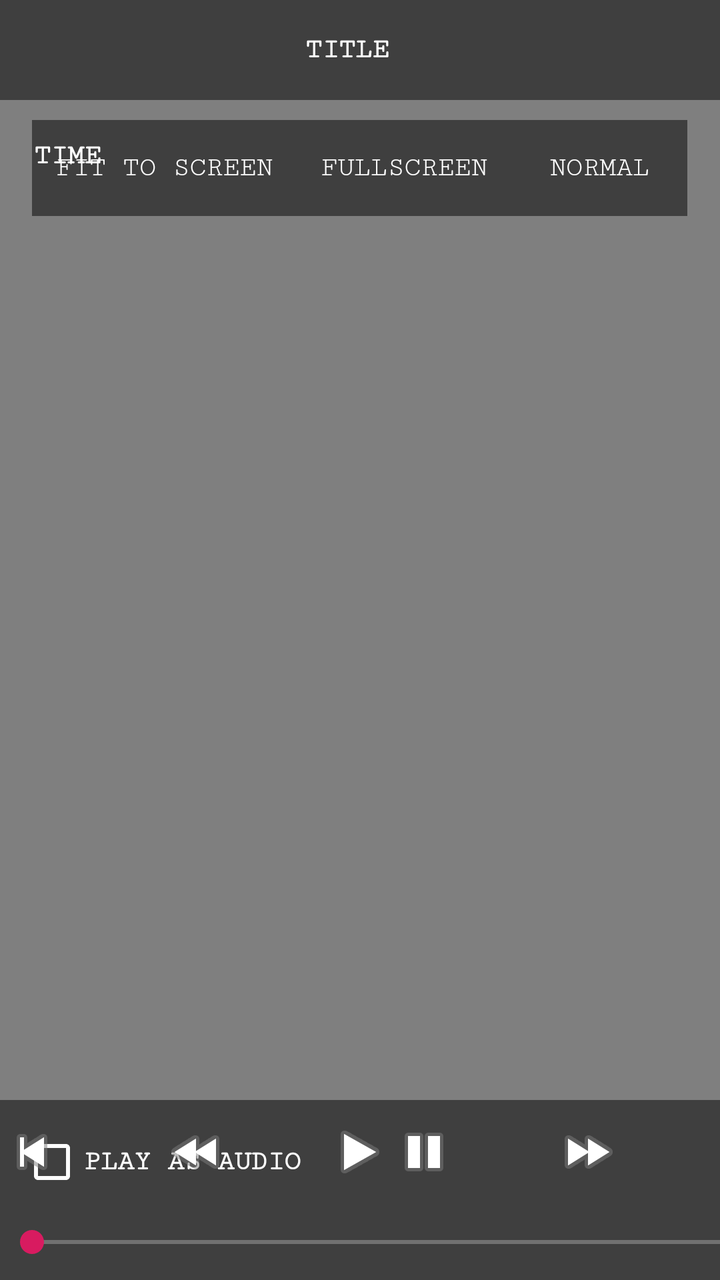
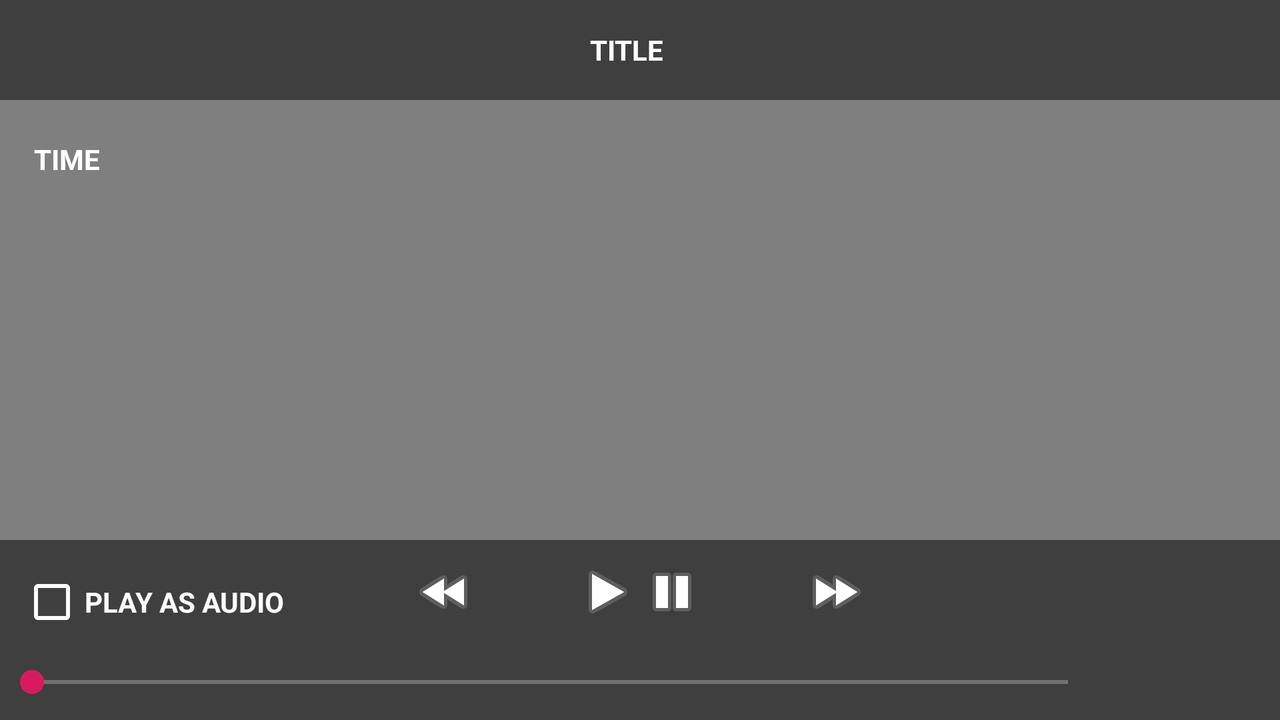

First picture: res/layout/ on a phone held upright. Second picture: the repository's own variant of that layout, on a device whose configuration matches the variant's folder. Source for both follows.
<!-- AndroidManifest.xml: application theme AppTheme -->
<!-- res/layout/videoplayer.xml -->
<?xml version="1.0" encoding="utf-8"?>
<RelativeLayout xmlns:android="http://schemas.android.com/apk/res/android"
    xmlns:app="http://schemas.android.com/apk/res-auto"
    xmlns:tools="http://schemas.android.com/tools"
    android:id="@+id/fitWindowsLinearLayout"
    android:layout_width="fill_parent"
    android:layout_height="fill_parent"
    android:background="#000000"
    android:gravity="center"
    tools:context="com.siddhant.videoplayer.VideoPlayer"
    android:orientation="horizontal">

    <FrameLayout

        android:id="@+id/frame"
        android:layout_width="match_parent"
        android:layout_height="match_parent"
        android:layout_alignParentStart="true"
        android:layout_alignParentTop="true"
        android:layout_marginStart="0dp"
        android:layout_marginTop="0dp"
        tools:ignore="UselessParent">

        <VideoView
            android:id="@+id/videoView"
            android:layout_width="match_parent"
            android:layout_height="match_parent"
            android:layout_gravity="center" />

        <LinearLayout
            android:id="@+id/top"
            android:layout_width="match_parent"
            android:layout_height="50dp"
            android:layout_gravity="center_horizontal"
            android:background="#80000000"
            android:orientation="horizontal"
            android:paddingEnd="50dp"
            android:visibility="visible"
            tools:ignore="RtlSymmetry">

            <ImageButton
                android:id="@+id/btn_back"
                android:layout_width="wrap_content"
                android:layout_height="wrap_content"
                android:layout_gravity="top"
                android:layout_marginStart="0dp"
                android:background="@null"
                android:contentDescription="@string/back"
                android:onClick="onBack"
                android:padding="15dp"
                android:src="@drawable/hplib_ic_back" />


            <TextView
                android:id="@+id/titleview"
                android:layout_width="0dp"
                android:layout_height="match_parent"
                android:layout_gravity="center"
                android:layout_marginStart="7dp"
                android:layout_weight="1"
                android:fontFamily="serif-monospace"
                android:gravity="center"
                android:text="@string/video_title"
                android:textAlignment="center"
                android:textAllCaps="true"
                android:textAppearance="?android:attr/textAppearanceMedium"
                android:textColor="#FFFFFF"
                android:textSize="14sp"
                android:textStyle="bold" />

        </LinearLayout>

        <LinearLayout
            android:id="@+id/size_layout"
            android:layout_width="wrap_content"
            android:layout_height="wrap_content"
            android:layout_gravity="center_horizontal"
            android:layout_marginTop="60dp"
            android:background="#80000000"
            android:orientation="horizontal"
            android:visibility="visible">

            <Button
                android:id="@+id/layout_fill_screen"
                style="@android:style/Widget.DeviceDefault.Button.Borderless"
                android:layout_width="match_parent"
                android:layout_height="wrap_content"
                android:fontFamily="serif-monospace"
                android:onClick="FitToScreen"
                android:text="@string/fit_to_screen"
                android:textAlignment="center"
                android:textColor="#FFF" />

            <Button
                android:id="@+id/layout_size"
                style="@android:style/Widget.DeviceDefault.Button.Borderless"
                android:layout_width="match_parent"
                android:layout_height="wrap_content"
                android:fontFamily="serif-monospace"
                android:onClick="Fullscreen"
                android:text="@string/fullscreen"
                android:textAlignment="center"
                android:textColor="#FFF" />

            <Button
                android:id="@+id/layout_resize"
                style="@android:style/Widget.DeviceDefault.Button.Borderless"
                android:layout_width="match_parent"
                android:layout_height="wrap_content"
                android:fontFamily="serif-monospace"
                android:onClick="Normal"
                android:text="@string/normal"
                android:textAlignment="center"
                android:textColor="#FFF" />
        </LinearLayout>

        <RelativeLayout
            android:layout_width="wrap_content"
            android:layout_height="wrap_content"
            android:layout_marginStart="10dp"
            android:layout_marginTop="50dp">

            <TextView
                android:id="@+id/time"
                android:layout_width="wrap_content"
                android:layout_height="wrap_content"
                android:layout_marginStart="7dp"
                android:layout_marginTop="20dp"
                android:fontFamily="serif-monospace"
                android:text="@string/time"
                android:textAlignment="center"
                android:textColor="#FFFFFF"
                android:textSize="14sp"
                android:textStyle="bold"
                android:visibility="visible" />
        </RelativeLayout>


        <RelativeLayout
            android:id="@+id/mediaControls"
            android:layout_width="match_parent"
            android:layout_height="90dp"
            android:layout_gravity="bottom"
            android:background="#80000000">

            <CheckBox
                android:id="@+id/checkbox"
                android:layout_width="wrap_content"
                android:layout_height="wrap_content"
                android:layout_marginStart="10dp"
                android:layout_marginTop="15dp"
                android:buttonTint="@color/secondary_text_material_dark"
                android:fontFamily="serif-monospace"
                android:text="@string/play_as_audio"
                android:textAlignment="center"
                android:textColor="@color/secondary_text_material_dark"
                android:textStyle="bold" />

            <LinearLayout
                android:id="@+id/center"
                android:layout_width="wrap_content"
                android:layout_height="wrap_content"
                android:layout_alignParentTop="true"
                android:layout_centerHorizontal="true"
                android:layout_gravity="center_horizontal"
                android:layout_marginTop="10dp"
                android:background="@android:color/transparent"
                android:orientation="horizontal"
                android:paddingEnd="0dp"
                android:visibility="visible"
                tools:ignore="RtlSymmetry">


                <ImageButton
                    android:id="@+id/previous"
                    android:layout_width="wrap_content"
                    android:layout_height="wrap_content"
                    android:background="@android:color/transparent"
                    android:contentDescription="@string/previous_button"
                    app:srcCompat="@android:drawable/ic_media_previous" />

                <ImageButton
                    android:id="@+id/rewind"
                    android:layout_width="wrap_content"
                    android:layout_height="wrap_content"
                    android:layout_marginStart="50dp"
                    android:background="@android:color/transparent"
                    android:contentDescription="@string/rewind_button"
                    app:srcCompat="@android:drawable/ic_media_rew" />


                <LinearLayout
                    android:layout_width="wrap_content"
                    android:layout_height="wrap_content"
                    android:layout_marginStart="50dp">

                    <ImageButton
                        android:id="@+id/play"
                        android:layout_width="wrap_content"
                        android:layout_height="wrap_content"
                        android:layout_gravity="center"
                        android:background="@android:color/transparent"
                        android:contentDescription="@string/play_button"
                        app:srcCompat="@android:drawable/ic_media_play" />


                    <ImageButton
                        android:id="@+id/pause"
                        android:layout_width="wrap_content"
                        android:layout_height="wrap_content"
                        android:layout_gravity="center"
                        android:layout_marginStart="0dp"
                        android:background="@android:color/transparent"
                        android:contentDescription="@string/pause_button"
                        app:srcCompat="@android:drawable/ic_media_pause" />

                </LinearLayout>


                <ImageButton
                    android:id="@+id/forward"
                    android:layout_width="wrap_content"
                    android:layout_height="wrap_content"
                    android:layout_marginStart="50dp"
                    android:background="@android:color/transparent"
                    android:contentDescription="@string/forward_button"
                    app:srcCompat="@android:drawable/ic_media_ff" />


                <ImageButton
                    android:id="@+id/next"
                    android:layout_width="wrap_content"
                    android:layout_height="wrap_content"
                    android:layout_marginStart="50dp"
                    android:background="@android:color/transparent"
                    android:contentDescription="@string/next_button"
                    app:srcCompat="@android:drawable/ic_media_next" />
            </LinearLayout>



            <LinearLayout
                android:id="@+id/bottom"
                android:layout_width="match_parent"
                android:layout_height="wrap_content"
                android:layout_alignParentStart="true"
                android:layout_alignParentBottom="true"
                android:layout_gravity="bottom"
                android:layout_marginStart="0dp"
                android:background="@android:color/transparent"
                android:orientation="horizontal"
                android:visibility="visible"
                tools:ignore="RtlSymmetry">

                <SeekBar
                    android:id="@+id/seekBar"
                    android:layout_width="550dp"
                    android:layout_height="wrap_content"
                    android:layout_gravity="bottom"
                    android:paddingBottom="10dp"
                    android:progressBackgroundTint="#ffffff" />

                <TextView
                    android:id="@+id/videoTime"
                    android:layout_width="match_parent"
                    android:layout_height="match_parent"
                    android:fontFamily="serif-monospace"
                    android:textAlignment="center"
                    android:textColor="@color/secondary_text_material_dark"
                    android:textSize="14sp"
                    android:textStyle="bold" />


            </LinearLayout>

        </RelativeLayout>

    </FrameLayout>

</RelativeLayout>
<!-- resources referenced by this layout -->
<resources>
  <color name="secondary_text_material_dark">#FCFCFC</color>
  <string name="back">back</string>
  <string name="fit_to_screen">FIT TO SCREEN</string>
  <string name="forward_button">forward</string>
  <string name="fullscreen">FULLSCREEN</string>
  <string name="next_button">NEXT</string>
  <string name="normal">NORMAL</string>
  <string name="pause_button">pause</string>
  <string name="play_as_audio">PLAY AS AUDIO</string>
  <string name="play_button">play</string>
  <string name="previous_button">PREVIOUS</string>
  <string name="rewind_button">rewind</string>
  <string name="time">TIME</string>
  <string name="video_title">title</string>
  <style name="AppTheme" parent="Theme.AppCompat.Light.NoActionBar">
          
          <item name="colorPrimary">@color/colorPrimary</item>
          <item name="colorPrimaryDark">#FFFFFF</item>
          <item name="colorAccent">@color/colorAccent</item>
      </style>
  <color name="colorPrimary">#2196F3</color>
  <color name="colorAccent">#D81B60</color>
</resources>
<!-- res/layout-land/videoplayer.xml (the author's variant of the layout above) -->
<!-- drawn on the phone turned sideways -->
<?xml version="1.0" encoding="utf-8"?>
<RelativeLayout xmlns:android="http://schemas.android.com/apk/res/android"
    xmlns:app="http://schemas.android.com/apk/res-auto"
    xmlns:tools="http://schemas.android.com/tools"
    android:id="@+id/fitWindowsLinearLayout"
    android:layout_width="fill_parent"
    android:layout_height="fill_parent"
    android:background="#000000"
    android:gravity="center"
    tools:context=".Activities.VideoPlayer"
    android:orientation="horizontal">

    <FrameLayout

        android:id="@+id/frame"
        android:layout_width="match_parent"
        android:layout_height="match_parent"
        android:layout_alignParentStart="true"
        android:layout_alignParentTop="true"
        android:layout_marginStart="0dp"
        android:layout_marginTop="0dp"
        tools:ignore="UselessParent">

        <VideoView
            android:id="@+id/videoView"
            android:layout_width="match_parent"
            android:layout_height="match_parent"
            android:layout_gravity="center" />

        <LinearLayout
            android:id="@+id/top"
            android:layout_width="match_parent"
            android:layout_height="50dp"
            android:layout_gravity="center_horizontal"
            android:background="#80000000"
            android:orientation="horizontal"
            android:paddingEnd="50dp"
            android:visibility="visible"
            tools:ignore="RtlSymmetry">

            <ImageButton
                android:id="@+id/btn_back"
                android:layout_width="wrap_content"
                android:layout_height="wrap_content"
                android:layout_gravity="top"
                android:layout_marginStart="0dp"
                android:background="@null"
                android:contentDescription="@string/back"
                android:onClick="onBack"
                android:padding="15dp"
                android:src="@drawable/hplib_ic_back" />


            <TextView
                android:id="@+id/titleview"
                android:layout_width="0dp"
                android:layout_height="match_parent"
                android:layout_gravity="center"
                android:layout_marginStart="7dp"
                android:layout_weight="1"
                android:fontFamily="sans-serif"
                android:gravity="center"
                android:text="@string/video_title"
                android:textAlignment="center"
                android:textAllCaps="true"
                android:textAppearance="?android:attr/textAppearanceMedium"
                android:textColor="#FFFFFF"
                android:textSize="14sp"
                android:textStyle="bold" />

        </LinearLayout>

        <LinearLayout
            android:id="@+id/size_layout"
            android:layout_width="wrap_content"
            android:layout_height="wrap_content"
            android:layout_gravity="center_horizontal"
            android:layout_marginTop="60dp"
            android:background="#80000000"
            android:orientation="horizontal"
            android:visibility="visible"/>

        <RelativeLayout
            android:layout_width="wrap_content"
            android:layout_height="wrap_content"
            android:layout_marginStart="10dp"
            android:layout_marginTop="50dp">

            <TextView
                android:id="@+id/time"
                android:layout_width="wrap_content"
                android:layout_height="wrap_content"
                android:layout_marginStart="7dp"
                android:layout_marginTop="20dp"
                android:fontFamily="sans-serif"
                android:text="@string/time"
                android:textAlignment="center"
                android:textColor="#FFFFFF"
                android:textSize="14sp"
                android:textStyle="bold"
                android:visibility="visible" />
        </RelativeLayout>


        <RelativeLayout
            android:id="@+id/mediaControls"
            android:layout_width="match_parent"
            android:layout_height="90dp"
            android:layout_gravity="bottom"
            android:background="#80000000">

            <CheckBox
                android:id="@+id/checkbox"
                android:layout_width="wrap_content"
                android:layout_height="wrap_content"
                android:layout_marginStart="10dp"
                android:layout_marginTop="15dp"
                android:buttonTint="@color/secondary_text_material_dark"
                android:fontFamily="sans-serif"
                android:text="@string/play_as_audio"
                android:textAlignment="center"
                android:textColor="@color/secondary_text_material_dark"
                android:textStyle="bold" />

            <LinearLayout
                android:id="@+id/center"
                android:layout_width="wrap_content"
                android:layout_height="wrap_content"
                android:layout_alignParentTop="true"
                android:layout_centerHorizontal="true"
                android:layout_gravity="center_horizontal"
                android:layout_marginTop="10dp"
                android:background="@android:color/transparent"
                android:orientation="horizontal"
                android:paddingEnd="0dp"
                android:layout_marginLeft="100dp"
                android:layout_marginRight="100dp"
                android:visibility="visible"
                tools:ignore="RtlSymmetry">


                <ImageButton
                    android:id="@+id/rewind"
                    android:layout_width="wrap_content"
                    android:layout_height="wrap_content"
                    android:background="@android:color/transparent"
                    android:contentDescription="@string/rewind_button"
                    app:srcCompat="@android:drawable/ic_media_rew" />


                <LinearLayout
                    android:layout_width="wrap_content"
                    android:layout_height="wrap_content"
                    android:layout_marginStart="50dp">

                    <ImageButton
                        android:id="@+id/play"
                        android:layout_width="wrap_content"
                        android:layout_height="wrap_content"
                        android:layout_gravity="center"
                        android:background="@android:color/transparent"
                        android:contentDescription="@string/play_button"
                        app:srcCompat="@android:drawable/ic_media_play" />


                    <ImageButton
                        android:id="@+id/pause"
                        android:layout_width="wrap_content"
                        android:layout_height="wrap_content"
                        android:layout_gravity="center"
                        android:layout_marginStart="0dp"
                        android:background="@android:color/transparent"
                        android:contentDescription="@string/pause_button"
                        app:srcCompat="@android:drawable/ic_media_pause" />

                </LinearLayout>


                <ImageButton
                    android:id="@+id/forward"
                    android:layout_width="wrap_content"
                    android:layout_height="wrap_content"
                    android:layout_marginStart="50dp"
                    android:background="@android:color/transparent"
                    android:contentDescription="@string/forward_button"
                    app:srcCompat="@android:drawable/ic_media_ff" />


            </LinearLayout>



            <LinearLayout
                android:id="@+id/bottom"
                android:layout_width="match_parent"
                android:layout_height="wrap_content"
                android:layout_alignParentStart="true"
                android:layout_alignParentBottom="true"
                android:layout_gravity="bottom"
                android:layout_marginStart="0dp"
                android:background="@android:color/transparent"
                android:orientation="horizontal"
                android:visibility="visible"
                tools:ignore="RtlSymmetry">

                <SeekBar
                    android:id="@+id/seekBar"
                    android:layout_width="550dp"
                    android:layout_height="wrap_content"
                    android:layout_gravity="bottom"
                    android:paddingBottom="10dp"
                    android:progressBackgroundTint="#ffffff" />

                <TextView
                    android:id="@+id/videoTime"
                    android:layout_width="match_parent"
                    android:layout_height="match_parent"
                    android:fontFamily="sans-serif"
                    android:textAlignment="center"
                    android:textColor="@color/secondary_text_material_dark"
                    android:textSize="14sp"
                    android:textStyle="bold" />


            </LinearLayout>

        </RelativeLayout>

    </FrameLayout>

</RelativeLayout>
<!-- resources referenced by the variant -->
<!-- as the phone turned sideways resolves them -->
<resources>
  <color name="secondary_text_material_dark">#FCFCFC</color>
  <string name="back">back</string>
  <string name="forward_button">forward</string>
  <string name="pause_button">pause</string>
  <string name="play_as_audio">PLAY AS AUDIO</string>
  <string name="play_button">play</string>
  <string name="rewind_button">rewind</string>
  <string name="time">TIME</string>
  <string name="video_title">title</string>
  <style name="AppTheme" parent="Theme.AppCompat.Light.NoActionBar">
          
          <item name="colorPrimary">@color/colorPrimary</item>
          <item name="colorPrimaryDark">#FFFFFF</item>
          <item name="colorAccent">@color/colorAccent</item>
      </style>
  <color name="colorPrimary">#2196F3</color>
  <color name="colorAccent">#D81B60</color>
</resources>
